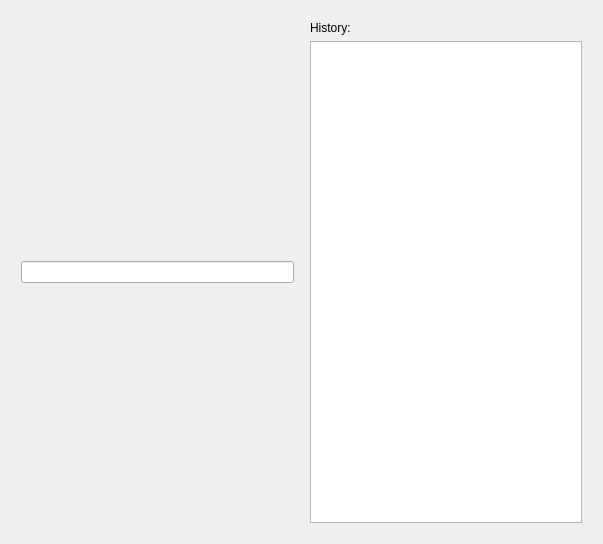
<?xml version="1.0" encoding="UTF-8"?>
<ui version="4.0">
 <class>Dialog</class>
 <widget class="QDialog" name="Dialog">
  <property name="geometry">
   <rect>
    <x>0</x>
    <y>0</y>
    <width>603</width>
    <height>544</height>
   </rect>
  </property>
  <property name="windowTitle">
   <string>Dialog</string>
  </property>
  <layout class="QGridLayout" name="gridLayout">
   <item row="0" column="0">
    <layout class="QHBoxLayout" name="overallHorizontalLayout">
     <property name="margin">
      <number>5</number>
     </property>
     <item>
      <layout class="QVBoxLayout" name="calculationsVerticalLayout">
       <property name="margin">
        <number>5</number>
       </property>
       <item>
        <widget class="QLineEdit" name="calculationsLineEdit"/>
       </item>
       <item>
        <layout class="QGridLayout" name="buttonsGridLayout"/>
       </item>
      </layout>
     </item>
     <item>
      <layout class="QVBoxLayout" name="historyVerticalLayout">
       <property name="margin">
        <number>5</number>
       </property>
       <item>
        <widget class="QLabel" name="historyLabel">
         <property name="text">
          <string>History:</string>
         </property>
         <property name="alignment">
          <set>Qt::AlignLeading|Qt::AlignLeft|Qt::AlignVCenter</set>
         </property>
        </widget>
       </item>
       <item>
        <widget class="QListWidget" name="listWidget"/>
       </item>
      </layout>
     </item>
    </layout>
   </item>
  </layout>
 </widget>
 <resources/>
 <connections/>
</ui>
